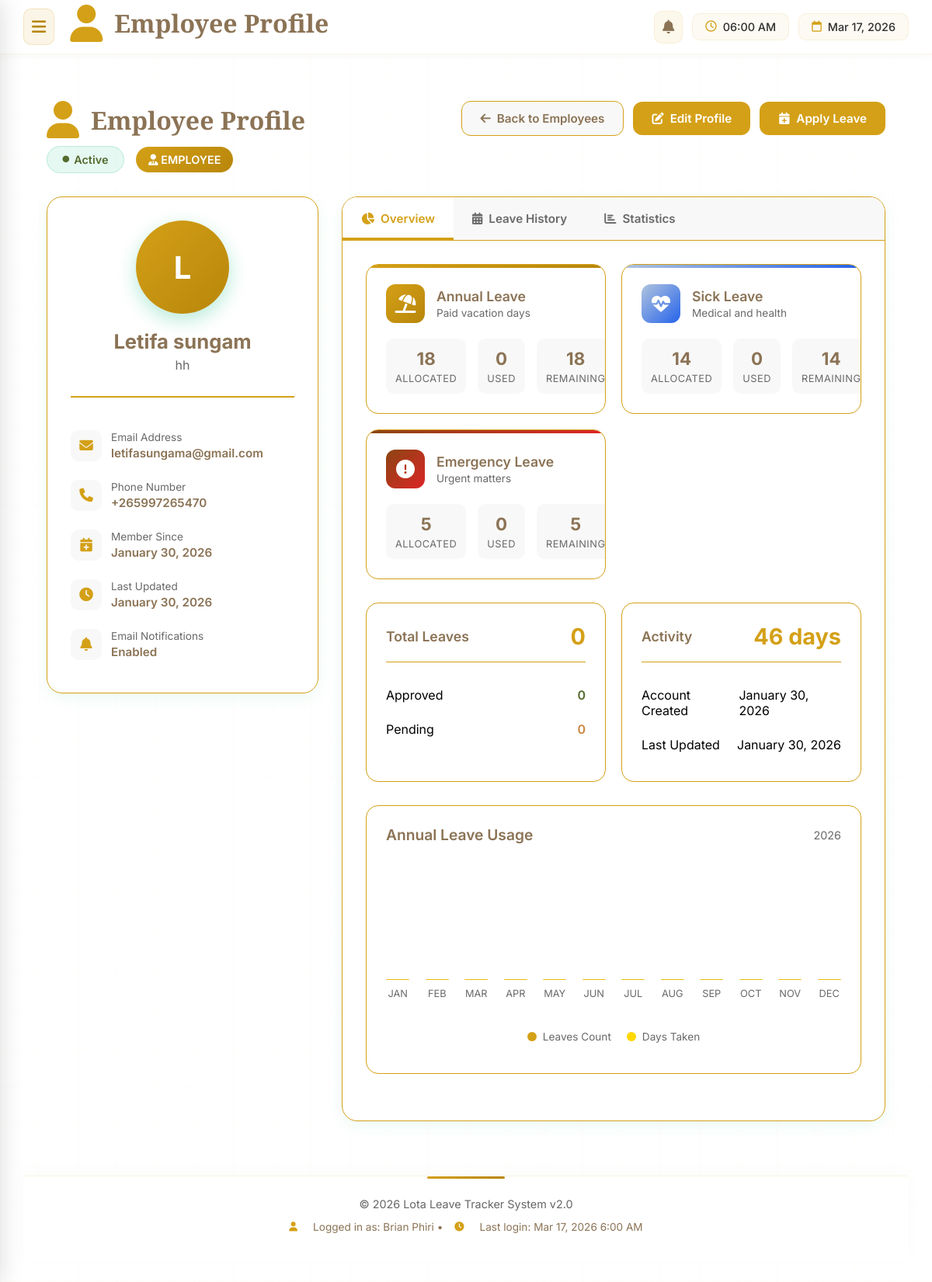
/view-employee.php?id=12 (signed in), run on the app's committed database.
### tables this page shows
CREATE TABLE `users` (
  `id` int(11) NOT NULL,
  `email` varchar(100) NOT NULL,
  `password` varchar(255) NOT NULL,
  `last_login` timestamp NULL DEFAULT NULL,
  `last_activity` timestamp NULL DEFAULT NULL,
  `full_name` varchar(100) NOT NULL,
  `role` enum('admin','ceo','employee') DEFAULT 'employee',
  `department` varchar(50) DEFAULT NULL,
  `position` varchar(50) DEFAULT NULL,
  `phone` varchar(20) DEFAULT NULL,
  `status` enum('active','inactive','pending') DEFAULT 'active',
  `password_change_required` tinyint(1) DEFAULT 0,
  `annual_leave_days` int(11) DEFAULT 21,
  `sick_leave_days` int(11) DEFAULT 14,
  `emergency_leave_days` int(11) DEFAULT 5,
  `created_at` timestamp NOT NULL DEFAULT current_timestamp(),
  `updated_at` timestamp NOT NULL DEFAULT current_timestamp() ON UPDATE current_timestamp(),
  `google_forms_email` varchar(100) DEFAULT NULL,
  `email_notifications` tinyint(1) DEFAULT 1,
  `leave_policy_id` int(11) DEFAULT NULL
);

### view-employee.php (the view, shortened to what the rows shown need)
<?php
$page_title = "Employee Profile";
require_once __DIR__ . '/includes/header.php';
$employee_id = intval($_GET['id']);
$pdo = getPDOConnection();
$employee = null;
$leave_balance = [];
if ($pdo) {
    try {
        $stmt = $pdo->prepare("
            SELECT
                u.*,
                DATE_FORMAT(u.created_at, '%M %d, %Y') as formatted_created,
                DATE_FORMAT(u.updated_at, '%M %d, %Y') as formatted_updated,
                DATE_FORMAT(u.last_login, '%M %d, %Y %h:%i %p') as formatted_last_login,
                (SELECT COUNT(*) FROM leaves WHERE user_id = u.id AND status = 'approved' AND YEAR(created_at) = YEAR(CURDATE())) as total_approved_leaves,
                (SELECT COUNT(*) FROM leaves WHERE user_id = u.id AND status = 'pending') as total_pending_leaves,
                (SELECT COUNT(*) FROM leaves WHERE user_id = u.id) as total_leaves
            FROM users u
            WHERE u.id = ? AND (u.role = 'employee' OR u.role = 'ceo')
        ");
        $stmt->execute([$employee_id]);
        $employee = $stmt->fetch(PDO::FETCH_ASSOC);
        $stmt = $pdo->prepare("
            SELECT
                SUM(CASE WHEN leave_type_id = 1 AND status = 'approved' THEN total_days ELSE 0 END) as used_annual,
                SUM(CASE WHEN leave_type_id = 2 AND status = 'approved' THEN total_days ELSE 0 END) as used_sick,
                SUM(CASE WHEN leave_type_id = 3 AND status = 'approved' THEN total_days ELSE 0 END) as used_emergency
            FROM leaves
            WHERE user_id = ? AND YEAR(created_at) = YEAR(CURDATE())
        ");
        $stmt->execute([$employee_id]);
        $used_leaves = $stmt->fetch(PDO::FETCH_ASSOC);
        $leave_balance = [
            'annual' => [
                'allocated' => $employee['annual_leave_days'],
                'used' => $used_leaves['used_annual'] ?? 0,
                'remaining' => $employee['annual_leave_days'] - ($used_leaves['used_annual'] ?? 0)
            ],
            'sick' => [
                'allocated' => $employee['sick_leave_days'],
                'used' => $used_leaves['used_sick'] ?? 0,
                'remaining' => $employee['sick_leave_days'] - ($used_leaves['used_sick'] ?? 0)
            ],
            'emergency' => [
                'allocated' => $employee['emergency_leave_days'],
                'used' => $used_leaves['used_emergency'] ?? 0,
                'remaining' => $employee['emergency_leave_days'] - ($used_leaves['used_emergency'] ?? 0)
            ]
        ];
    } catch (PDOException $e) {
        error_log("Error fetching employee details: " . $e->getMessage());
    }
}
?>
<div class="content-area">
    <div class="profile-container">
        <div class="page-header">
            <div>
                <h1 class="page-title">
                    <i class="fas fa-user"></i>
                    <?php echo $page_title; ?>
                </h1>
                <div class="employee-status">
                    <span class="status-badge <?php echo $employee['status'] === 'active' ? 'status-active' : 'status-inactive'; ?>">
                        <i class="fas fa-circle" style="font-size: 0.6em;"></i>
                        <?php echo ucfirst($employee['status']); ?>
                    </span>
                    <span class="role-badge">
                        <i class="fas fa-<?php echo $employee['role'] === 'ceo' ? 'crown' : 'user-tie'; ?>"></i>
                        <?php echo strtoupper($employee['role']); ?>
                    </span>
                </div>
            </div>
        </div>
        <div class="profile-grid">
            <div class="profile-card">
                <div class="profile-header">
                    <div class="profile-avatar">
                        <?php echo strtoupper(substr($employee['full_name'], 0, 1)); ?>
                    </div>
                    <div class="profile-name"><?php echo htmlspecialchars($employee['full_name']); ?></div>
                    <div class="profile-position"><?php echo htmlspecialchars($employee['position'] ?? 'Not specified'); ?></div>
                </div>
                <div class="profile-info">
                    <div class="info-item">
                        <div class="info-content">
                            <div class="info-label">Email Address</div>
                            <div class="info-value"><?php echo htmlspecialchars($employee['email']); ?></div>
                        </div>
                    </div>
                    <?php if ($employee['phone']): ?>
                    <div class="info-item">
                        <div class="info-icon">
                            <i class="fas fa-phone"></i>
                        </div>
                        <div class="info-content">
                            <div class="info-label">Phone Number</div>
                            <div class="info-value"><?php echo htmlspecialchars($employee['phone']); ?></div>
                        </div>
                    </div>
                    <?php endif; ?>
                </div>
            </div>
            <div class="profile-tabs">
                <div id="overviewTab" class="tab-content active">
                    <div class="balance-cards">
                        <div class="balance-card annual">
                            <div class="balance-stats">
                                <div class="stat-item">
                                    <div class="stat-value"><?php echo $leave_balance['annual']['allocated']; ?></div>
                                    <div class="stat-label">Allocated</div>
                                </div>
                                <div class="stat-item">
                                    <div class="stat-value"><?php echo $leave_balance['annual']['remaining']; ?></div>
                                    <div class="stat-label">Remaining</div>
                                </div>
                            </div>
                        </div>
                        <div class="balance-card sick">
                            <div class="balance-stats">
                                <div class="stat-item">
                                    <div class="stat-value"><?php echo $leave_balance['sick']['allocated']; ?></div>
                                    <div class="stat-label">Allocated</div>
                                </div>
                                <div class="stat-item">
                                    <div class="stat-value"><?php echo $leave_balance['sick']['remaining']; ?></div>
                                    <div class="stat-label">Remaining</div>
                                </div>
                            </div>
                        </div>
                        <div class="balance-card emergency">
                            <div class="balance-stats">
                                <div class="stat-item">
                                    <div class="stat-value"><?php echo $leave_balance['emergency']['allocated']; ?></div>
                                    <div class="stat-label">Allocated</div>
                                </div>
                                <div class="stat-item">
                                    <div class="stat-value"><?php echo $leave_balance['emergency']['remaining']; ?></div>
                                    <div class="stat-label">Remaining</div>
                                </div>
                            </div>
                        </div>
                    </div>
                    <div class="stats-grid">
                        <div class="stat-card">
                            <div class="stat-card-header">
                                <div class="stat-card-title">Activity</div>
                                <div class="stat-card-value">
                                    <?php
                                        $days_since_created = $employee['created_at'] ?
                                            round((time() - strtotime($employee['created_at'])) / (60 * 60 * 24)) : 0;
                                        echo $days_since_created;
                                    ?> days
                                </div>
                            </div>
                        </div>
                    </div>
                </div>
            </div>
        </div>
    </div>
</div>
<?php
require_once __DIR__ . '/includes/footer.php';
?>

### data on the page
users: status "Active", role "EMPLOYEE", full_name "L", full_name "Letifa sungam", position "hh", email "letifasungama@gmail.com", phone "+265997265470", annual_leave_days "18", sick_leave_days "14", emergency_leave_days "5", created_at "46"

### other printed values
$page_title "Employee Profile"
$employee['formatted_created'] "January 30, 2026"
$employee['formatted_updated'] "January 30, 2026"
$leave_balance['annual']['used'] "0"
$leave_balance['sick']['used'] "0"
$leave_balance['emergency']['used'] "0"
$employee['total_leaves'] "0"
$employee['total_approved_leaves'] "0"
$employee['total_pending_leaves'] "0"
$month_names[$month - 1] "JAN"
$month_names[$month - 1] "FEB"
$month_names[$month - 1] "MAR"
$month_names[$month - 1] "APR"
$month_names[$month - 1] "MAY"
$month_names[$month - 1] "JUN"
